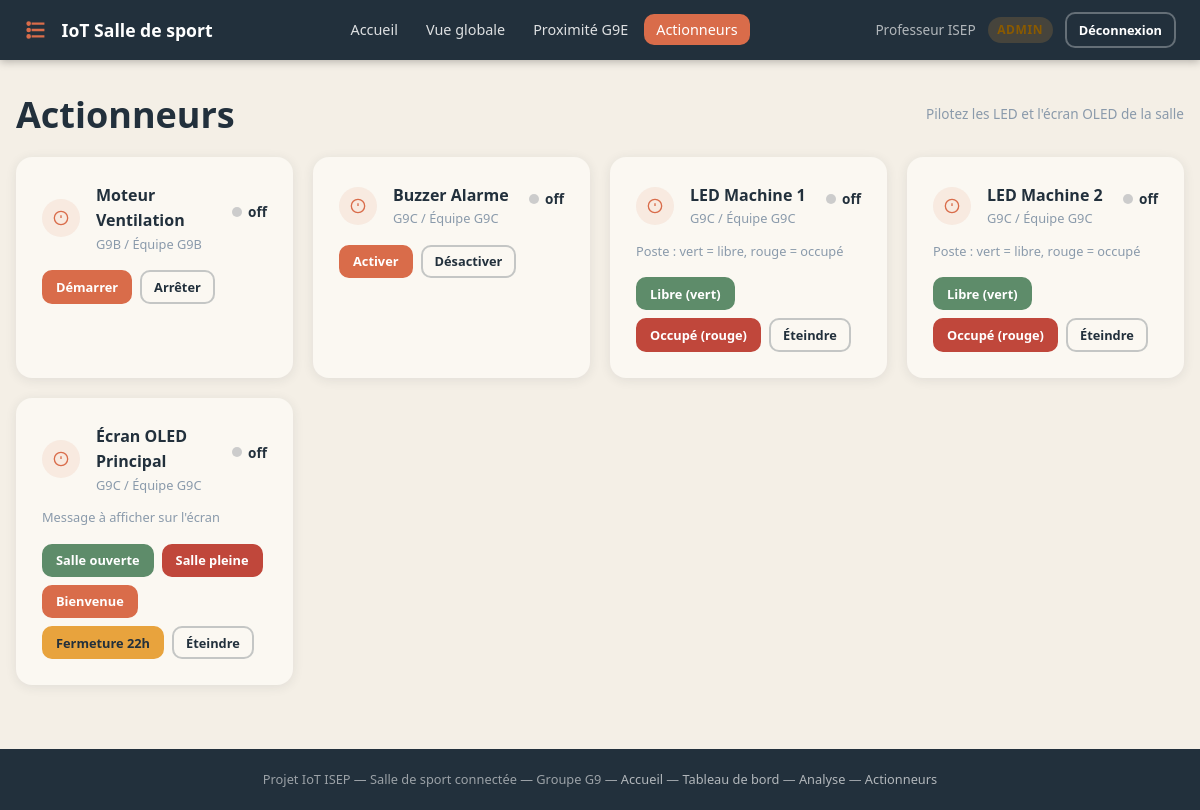
Screenshot of /actionneurs.php (signed in) with the database file from the repository.
### tables this page shows
CREATE TABLE IF NOT EXISTS actionneurs (
    id      INT          NOT NULL AUTO_INCREMENT,
    nom     VARCHAR(80)  NOT NULL,
    type    VARCHAR(20)  NOT NULL,
    groupe  VARCHAR(20)  NOT NULL DEFAULT '',
    equipe  VARCHAR(40)  NOT NULL DEFAULT '',
    etat    VARCHAR(80)  NOT NULL DEFAULT 'off',
    PRIMARY KEY (id)
);

### public/actionneurs.php (the view, shortened to what this page needs)
<?php
require_once __DIR__ . '/../includes/fonctions.php';
$db = getDB();
$actionneurs = $db->query(
    "SELECT a.*,
            (SELECT ca.commande     FROM commandes_actionneurs ca WHERE ca.actionneur_id = a.id ORDER BY ca.horodatage DESC LIMIT 1) AS derniere_commande,
            (SELECT ca.horodatage   FROM commandes_actionneurs ca WHERE ca.actionneur_id = a.id ORDER BY ca.horodatage DESC LIMIT 1) AS derniere_commande_ts
     FROM actionneurs a ORDER BY a.groupe, a.type, a.nom"
)->fetchAll();
require_once __DIR__ . '/../includes/header.php';
?>
<div class="section-titre">
  <h1>Actionneurs</h1>
  <span class="text-muted">Pilotez les LED et l'écran OLED de la salle</span>
</div>
<?php if (empty($actionneurs)): ?>
  <div class="card text-center" style="padding:2rem">
    <p class="text-muted">Aucun actionneur enregistré. Lancez d'abord <code>scripts/seed.php</code>.</p>
  </div>
<?php else: ?>
<div class="grid-actionneurs">
  <?php foreach ($actionneurs as $a): ?>
    <div class="actionneur-card">
      <div class="flex items-center gap-2" style="margin-bottom:.75rem">
        <span class="icone-type" style="width:38px;height:38px"><?= iconeType($a['type']) ?></span>
        <div>
          <strong><?= e($a['nom']) ?></strong>
          <div class="text-muted" style="font-size:.8rem"><?= e($a['groupe']) ?> / <?= e($a['equipe']) ?></div>
        </div>
        <div style="margin-left:auto">
          <div class="etat">
            <span class="etat-dot <?= ($a['etat'] !== 'off' && $a['etat'] !== null) ? 'on' : 'off' ?>"></span>
            <?= e($a['etat'] ?? 'off') ?>
          </div>
        </div>
      </div>
      <form method="post" action="actionneurs.php">
        <?php if ($a['type'] === 'led'): ?>
          <p style="font-size:.8rem;color:#8a9aab;margin-bottom:.5rem">Poste : vert = libre, rouge = occupé</p>
          <div class="btn-group">
            <button type="submit" name="commande" value="on_vert" class="btn btn-succes btn-sm">
              Libre (vert)
            </button>
            <button type="submit" name="commande" value="on_rouge" class="btn btn-danger btn-sm">
              Occupé (rouge)
            </button>
            <button type="submit" name="commande" value="off" class="btn btn-secondaire btn-sm">
              Éteindre
            </button>
          </div>
        <?php elseif ($a['type'] === 'oled'): ?>
          <p style="font-size:.8rem;color:#8a9aab;margin-bottom:.5rem">Message à afficher sur l'écran</p>
          <div class="btn-group">
            <button type="submit" name="commande" value="oled:Salle ouverte" class="btn btn-succes btn-sm">Salle ouverte</button>
            <button type="submit" name="commande" value="oled:Salle pleine"  class="btn btn-danger btn-sm">Salle pleine</button>
            <button type="submit" name="commande" value="oled:Bienvenue !"   class="btn btn-primaire btn-sm">Bienvenue</button>
            <button type="submit" name="commande" value="oled:Fermeture 22h" class="btn btn-ambre btn-sm">Fermeture 22h</button>
            <button type="submit" name="commande" value="oled:off"            class="btn btn-secondaire btn-sm">Éteindre</button>
          </div>
        <?php elseif ($a['type'] === 'buzzer'): ?>
          <div class="btn-group">
            <button type="submit" name="commande" value="buzzer:on"  class="btn btn-primaire btn-sm">Activer</button>
            <button type="submit" name="commande" value="buzzer:off" class="btn btn-secondaire btn-sm">Désactiver</button>
          </div>
        <?php elseif ($a['type'] === 'moteur'): ?>
          <div class="btn-group">
            <button type="submit" name="commande" value="moteur:on"  class="btn btn-primaire btn-sm">Démarrer</button>
            <button type="submit" name="commande" value="moteur:off" class="btn btn-secondaire btn-sm">Arrêter</button>
          </div>
        <?php else: ?>
          <div class="btn-group">
            <button type="submit" name="commande" value="off" class="btn btn-secondaire btn-sm">Éteindre</button>
          </div>
        <?php endif; ?>
      </form>
    </div>
  <?php endforeach; ?>
</div>
<?php endif; ?>
<?php require_once __DIR__ . '/../includes/footer.php'; ?>

### includes/fonctions.php (shortened to what this page needs)
<?php
function e(mixed $val): string
{
    return htmlspecialchars((string)$val, ENT_QUOTES | ENT_SUBSTITUTE, 'UTF-8');
}
function iconeType(string $type): string
{
    $icones = [
        'led'  => '<svg viewBox="0 0 24 24" fill="none" stroke="currentColor" stroke-width="2" aria-hidden="true"><circle cx="12" cy="12" r="5"/><line x1="12" y1="1" x2="12" y2="3"/><line x1="12" y1="21" x2="12" y2="23"/><line x1="4.22" y1="4.22" x2="5.64" y2="5.64"/><line x1="18.36" y1="18.36" x2="19.78" y2="19.78"/><line x1="1" y1="12" x2="3" y2="12"/><line x1="21" y1="12" x2="23" y2="12"/><line x1="4.22" y1="19.78" x2="5.64" y2="18.36"/><line x1="18.36" y1="5.64" x2="19.78" y2="4.22"/></svg>',
        'oled' => '<svg viewBox="0 0 24 24" fill="none" stroke="currentColor" stroke-width="2" aria-hidden="true"><rect x="2" y="3" width="20" height="14" rx="2"/><line x1="8" y1="21" x2="16" y2="21"/><line x1="12" y1="17" x2="12" y2="21"/></svg>',
    ];
    return $icones[$type] ?? '<svg viewBox="0 0 24 24" fill="none" stroke="currentColor" stroke-width="2" aria-hidden="true"><circle cx="12" cy="12" r="10"/><line x1="12" y1="8" x2="12" y2="12"/><line x1="12" y1="16" x2="12.01" y2="16"/></svg>';
}

### public/assets/css/style.css (style rules this page uses)
:root { --terracotta: #D96C4A; --terracotta-fonce: #B5512F; --sauge: #7C9A82; --bleu-nuit: #22303C; --creme: #F4EFE6; --blanc-casse: #FBF8F2; --ambre: #E8A33D; --rouge-alerte: #C0473B; --vert-ok: #5E8C6A; --radius: 10px; --radius-lg: 16px; --ombre: 0 2px 12px rgba(34,48,60,.09); --ombre-lg: 0 4px 24px rgba(34,48,60,.13); --transition: .18s ease; }
*, *::before, *::after { box-sizing: border-box; margin: 0; padding: 0; }
html { scroll-behavior: smooth; }
body { font-family: system-ui, -apple-system, "Segoe UI", sans-serif; background: var(--creme); color: var(--bleu-nuit); line-height: 1.6; min-height: 100vh; display: flex; flex-direction: column; }
img, svg { display: block; max-width: 100%; }
h1, h2, h3, h4 { line-height: 1.25; font-weight: 700; }
h1 { font-size: clamp(1.5rem, 4vw, 2.25rem); }
.btn { display: inline-flex; align-items: center; gap: .4rem; padding: .55rem 1.2rem; border-radius: var(--radius); font-family: inherit; font-size: .9rem; font-weight: 600; cursor: pointer; border: 2px solid transparent; transition: background var(--transition), color var(--transition), border-color var(--transition); text-decoration: none; white-space: nowrap; }
.btn-primaire { background: var(--terracotta); color: #fff; border-color: var(--terracotta); }
.btn-secondaire { background: transparent; color: var(--bleu-nuit); border-color: rgba(34,48,60,.25); }
.btn-succes { background: var(--vert-ok); color: #fff; border-color: var(--vert-ok); }
.btn-danger { background: var(--rouge-alerte); color: #fff; border-color: var(--rouge-alerte); }
.btn-ambre { background: var(--ambre); color: var(--bleu-nuit); border-color: var(--ambre); }
.btn-sm { padding: .35rem .75rem; font-size: .8rem; }
.icone-type { display: inline-flex; align-items: center; justify-content: center; width: 32px; height: 32px; border-radius: 50%; background: rgba(217,108,74,.1); color: var(--terracotta); flex-shrink: 0; }
.icone-type svg { width: 16px; height: 16px; }
.section-titre { display: flex; align-items: center; justify-content: space-between; gap: 1rem; margin-bottom: 1.25rem; flex-wrap: wrap; }
.grid-actionneurs { display: grid; grid-template-columns: repeat(auto-fill, minmax(260px, 1fr)); gap: 1.25rem; margin-bottom: 2rem; }
.actionneur-card { background: var(--blanc-casse); border-radius: var(--radius-lg); box-shadow: var(--ombre); padding: 1.5rem; border: 2px solid transparent; transition: border-color var(--transition), box-shadow var(--transition); }
.actionneur-card .etat { display: inline-flex; align-items: center; gap: .4rem; font-size: .85rem; font-weight: 700; margin-bottom: 1rem; }
.etat-dot { width: 10px; height: 10px; border-radius: 50%; display: inline-block; }
.etat-dot.off { background: #ccc; }
.btn-group { display: flex; gap: .5rem; flex-wrap: wrap; margin-top: 1rem; }
.flex { display: flex; }
.gap-2 { gap: 1rem; }
.items-center { align-items: center; }
.text-muted { color: #8a9aab; font-size: .85rem; }

### rows the page displays
actionneurs: nom "Moteur Ventilation", groupe "G9B", equipe "Équipe G9B", etat "off", type "Démarrer"
actionneurs: nom "Buzzer Alarme", groupe "G9C", equipe "Équipe G9C", etat "off", type "Activer"
actionneurs: nom "LED Machine 1", groupe "G9C", equipe "Équipe G9C", etat "off", type "Poste : vert = libre, rouge = occupé"
actionneurs: nom "LED Machine 2", groupe "G9C", equipe "Équipe G9C", etat "off", type "Poste : vert = libre, rouge = occupé"
actionneurs: nom "Écran OLED Principal", groupe "G9C", equipe "Équipe G9C", etat "off", type "Message à afficher sur l'écran"

### other values shown
$_SESSION['utilisateur_nom'] "Professeur ISEP"
